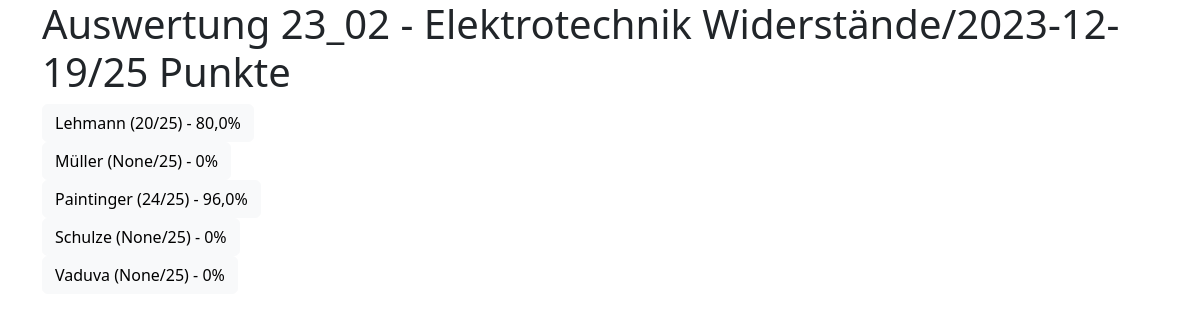
/klausur/evaluation/14 (signed in), run on the app's committed database.
### klausur/models.py (models this page shows, shortened)
class Teilnehmer(models.Model):
    name = models.CharField(("Name"), max_length=250)
    info = models.TextField("Infos", blank=True, null=True)
    class Meta:
        verbose_name = "Teilnehmer"
        verbose_name_plural = "Teilnehmers"
        ordering = ["name"]
    def __str__(self):
        return self.name

class Klausur(models.Model):
    titel = models.CharField(("Titel"), max_length=50)
    thema = models.CharField(("Thema"), max_length=50)
    termin = models.DateTimeField(("termin"), auto_now=False, auto_now_add=False)
    gruppe = models.ForeignKey(Gruppe, verbose_name=("Gruppe"), on_delete=models.CASCADE, null=True)
    fragen = models.ManyToManyField(Frage, verbose_name=("Fragen"))
    @property
    def get_gesamtpunkte(self):
        fragen = self.fragen.all()
        gesamtpunkte = sum(frage.punkte for frage in fragen)
        return gesamtpunkte
    class Meta:
        verbose_name = ("Klausur")
        verbose_name_plural = ("Klausuren")
        ordering = [ 'gruppe', '-termin']
    def __str__(self):
        return f"{self.gruppe} - {self.titel}/{self.termin.date()}/{self.get_gesamtpunkte} Punkte"

class Frage(models.Model):
    titel = models.CharField(("Titel"), max_length=250)
    inhalt = models.CharField("Inhalt", max_length=50, default="?")
    frage = models.TextField(("Frage"))
    musterantwort = models.TextField(("Musterantwort"), default ="")
    bild = models.ImageField(("Bild"), blank=True, null=True)
    bildmuster = models.ImageField(("Bild Muster"), blank=True, null=True)
    bildbreite = models.IntegerField(("Bildbreite in %"), default=80)
    thema = models.ForeignKey(Thema, verbose_name=("Thema"), on_delete=models.RESTRICT)
    punkte = models.IntegerField(("Erreichbare Punkte"), default=1)
    schwierigkeit = models.IntegerField(("Schwierigkeit") , default=2)
    class Meta:
        verbose_name = ("Frage")
        verbose_name_plural = ("Fragen")
        ordering = ['thema', 'titel', ]

### klausur/views.py (the view)
# urls.py: path('evaluation/<int:klausur>', views.evaluation, name= 'evaluation'),
@permission_required('klausur.view_teilnehmer')
def evaluation(request, klausur):
    ds_klausur = Klausur.objects.get(id=klausur)
    ds_tn = ds_klausur.gruppe.teilnehmer.all()
    lst_tn = []
    for tn in ds_tn:
        punkte = Answer.objects.filter(teilnehmer = tn, klausur = ds_klausur).aggregate(Sum("punkte"))['punkte__sum']
        if punkte != None:
            prozent = round(punkte / ds_klausur.get_gesamtpunkte * 100, 1)
        else:
            prozent = 0
        lst_tn.append((tn, punkte, prozent))
    content = {
        "klausur": ds_klausur,
        "teilnehmer": lst_tn,
    }
    return render(request, "evaluation.html", content)

### klausur/models.py (called while the page is built)
    def __str__(self):
        return self.name

### klausur/templates/evaluation.html (shortened to what this page needs)
{% extends "start.html" %}
{% block content %}
    <h1>Auswertung {{klausur}}</h1>
    {% for tn in  teilnehmer %}
    <div class="d-grid gap-2 col-6 justify-center">
        <a href="{% url 'evaluation2' klausur.id tn.0.id%}"><button type="button" class="btn btn-light text-start">{{tn.0}} ({{tn.1}}/{{klausur.get_gesamtpunkte}}) - {{tn.2}}%</button></a>
    </div>
    {% endfor %}
{% endblock content %}

### data on the page
Teilnehmer: name "Lehmann", tn "20", tn "80,0"
Klausur: get_gesamtpunkte "25"
Teilnehmer: name "Müller", tn "None", tn "0"
Teilnehmer: name "Paintinger", tn "24", tn "96,0"
Teilnehmer: name "Schulze", tn "None", tn "0"
Teilnehmer: name "Vaduva", tn "None", tn "0"
